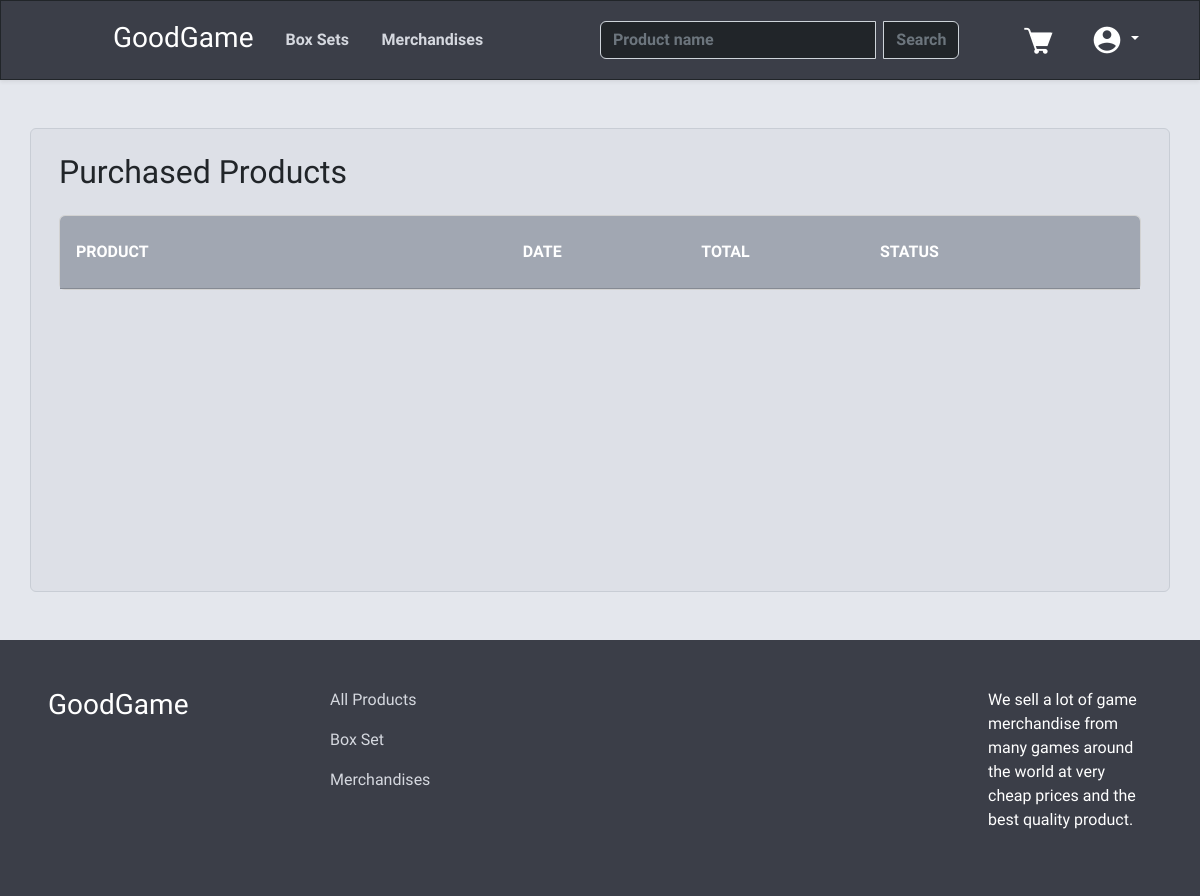
The page /orders.php (signed in) on the database as committed earlier.
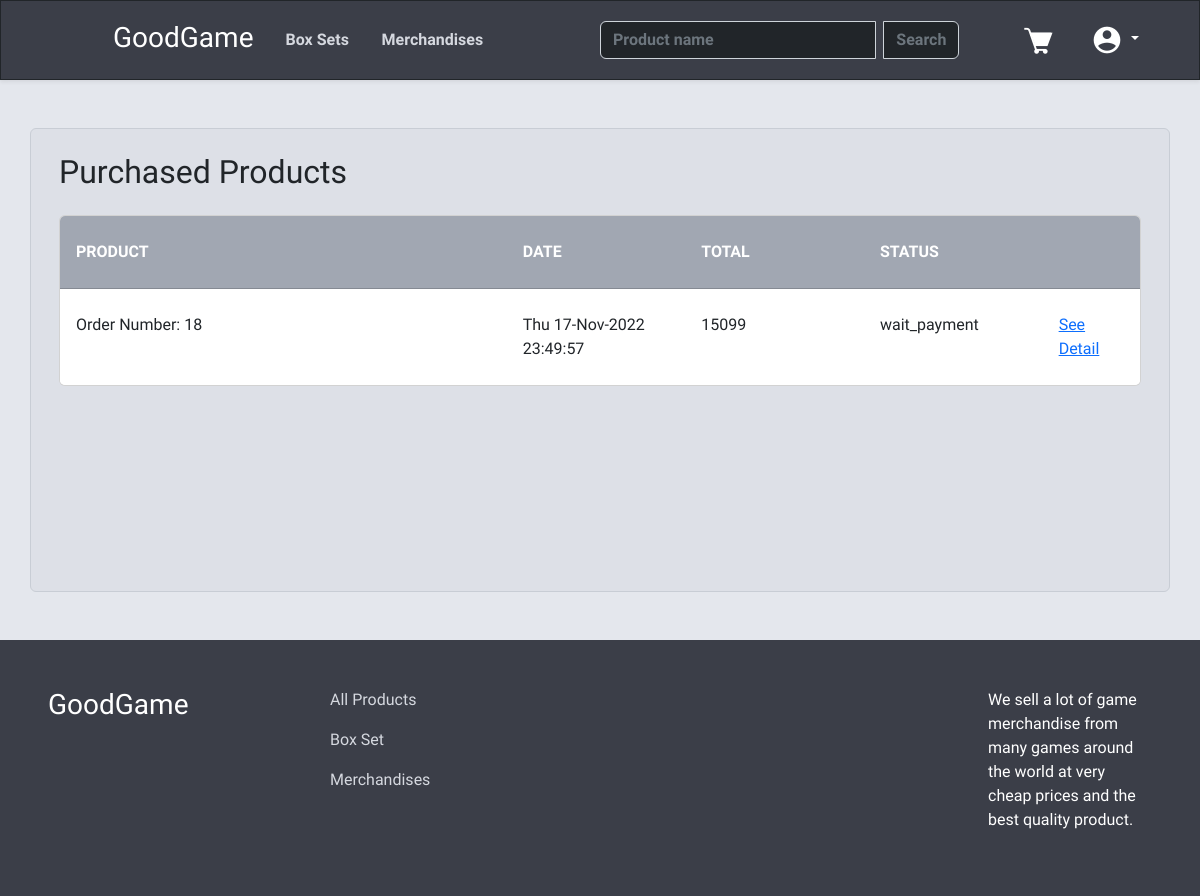
The same page on the database as committed later.
### tables this page shows
CREATE TABLE "Order" (
	"Order_ID"	INTEGER NOT NULL,
	"CustomerID"	INTEGER NOT NULL,
	"Order_Status"	TEXT,
	"Ord_name"	TEXT,
	"Ord_lname"	TEXT,
	"Ord_address"	TEXT,
	"Ord_city"	TEXT,
	"Ord_province"	TEXT,
	"Ord_post"	TEXT,
	"Ord_phone"	TEXT,
	"Ord_total"	INTEGER,
	"Ord_date"	TEXT,
	PRIMARY KEY("Order_ID" AUTOINCREMENT)
);

### orders.php (the view, shortened to what this page needs)
<?php
include "navbar.php";
$sql = "SELECT * FROM 'Order' WHERE CustomerID =" . $_SESSION["ID"] . "";
$result = $db->query($sql);
?>
<html lang="en">
<head>
    <link rel="stylesheet" href="stylesorders.css">
    <link rel="stylesheet" href="stylesnavfoot.css">
</head>
<body>
    <div class="container-fluid main-container">
        <div class="container mt-5 mb-5 purchases-contain rounded">
            <h2 class="mt-4 mb-4 ms-3">Purchased Products</h2>
            <div class="card ms-3 me-3 mb-4">
                <div class="card-header head-list">
                    <div class="row mt-3">
                        <div class="col-5">
                            <p class="fw-bold text-white">PRODUCT</p>
                        </div>
                        <div class="col-2">
                            <p class="fw-bold text-white">DATE</p>
                        </div>
                        <div class="col-2">
                            <p class="fw-bold text-white">TOTAL</p>
                        </div>
                        <div class="col-2">
                            <p class="fw-bold text-white">STATUS</p>
                        </div>
                    </div>
                </div>
                <ul class="list-group list-group-flush">
                    <?php
                    while ($order = $result->fetchArray(SQLITE3_ASSOC)) {
                        echo '<li class="list-group-item">
                            <div class="row mt-3">
                                <div class="col-5">
                                    <p class=""> Order Number: ' . $order['Order_ID'] . '</p>
                                </div>
                                <div class="col-2">
                                    <p class="">' . $order['Ord_date'] . '</p>
                                </div>
                                <div class="col-2">
                                    <p class="">' . $order['Ord_total'] . '</p>
                                </div>
                                <div class="col-2">
                                    <p class="">' . $order['Order_Status'] . '</p>
                                </div>
                                <div class="col-1">
                                    <a href="orderdetail.php?id=' . $order['Order_ID'] . '" class="button">See Detail</a>
                                </div>
                            </div>
                        </li>';
                    }
                    ?>
                </ul>
            </div>
        </div>
    </div>
    <footer class="main-navbar">
        <div class="container-fluid p-5">
            <div class="row">
                <div class="col-3">
                    <h3><a class="nav-link text-white" href="index.php">GoodGame</a></h3>
                </div>
                <div class="col-7">
                    <a class="nav-link web-text-color pb-3" href="filter.php?filter_type=None">All Products</a>
                    <a class="nav-link web-text-color pb-3" href="filter.php?filter_type=Box Set">Box Set</a>
                    <a class="nav-link web-text-color pb-3" href="filter.php?filter_type=Merchandise">Merchandises</a>
                </div>
                <div class="col-2">
                    <p class="text-white">We sell a lot of game merchandise from many games around the world at very cheap prices and the best quality product.</p>
                </div>
            </div>
        </div>
    </footer>
</body>
</html>

### navbar.php (shortened to what this page needs)
<html lang="en">
<head>
    <link href="stylesnavfoot.css" rel="stylesheet">
    <link href="https://cdn.jsdelivr.net/npm/bootstrap@5.2.2/dist/css/bootstrap.min.css" rel="stylesheet">
</head>
<body>
    <nav class="navbar sticky-top main-navbar shadow-sm border border-dark">
        <ul class="nav me-auto ms-5">
            <li class="nav-item ms-5 mt-1">
                <h3><a class="nav-link text-white" href="index.php">GoodGame</a></h3>
            </li>
            <li class="nav-item me-5">
                <a class='nav-link web-text-color fw-bold text-in-nav' href='filter.php?filter_type=Box Set'>Box Sets</a>
            </li>
            <li class="nav-item ms-5">
                <a class="nav-link web-text-color fw-bold text-in-nav" href="filter.php?filter_type=Merchandise">Merchandises</a>
            </li>
        </ul>
        <form class="d-flex text-in-nav search-nav" role="search" method="post" action="filter.php">
            <?php
            echo "<div class='input-group'>";
            echo "<input class='form-control me-2 text-white bg-dark fw-bold' type='text' placeholder='Product name' aria-label='Search' name='searchName' value='" . $_SESSION['searchName'] . "'>";
            echo "<input type='submit' name='submitName' class='btn btn-outline-secondary search-button-nav fw-bold' value='Search'>";
            echo "</div>";
            ?>
        </form>
        <?php
        if (!isset($_SESSION["email"])) {
            echo '<ul class="nav me-5">
                        <li class="nav-item">
                            <a class="nav-link web-text-color fw-bold" href="signup.php">Sign Up</a>
                        </li>
                        <li class="nav-item">
                            <a class="nav-link web-text-color fw-bold" href="login.php">Log In</a>
                        </li>
                    </ul>';
        } else {
            $sent = htmlspecialchars($_SERVER["PHP_SELF"]);
            echo '<a href="cart.php"><img src="image/webelement/cart.png" alt="" class="me-4"></a>';
            echo '<div class="dropdown me-5">
            <a class="btn btn-secondary dropdown-toggle user-dropdown" href="#" role="button" id="dropdownMenuLink" data-bs-toggle="dropdown" aria-expanded="false">
                <img src="image/webelement/user.png" alt="">
            </a>
            <ul class="dropdown-menu dropdown-menu-end user-dropdown-list shadow-sm">
                <li><a class="dropdown-item text-white user-dropdown-list-item mt-2" href="user.php">Account</a></li>
                <li><a class="dropdown-item text-white user-dropdown-list-item" href="orders.php">Purchases</a></li>
                <li><a class="dropdown-item text-white user-dropdown-list-item" href="wishlist.php">Wish List</a></li>
                <li>
                    <form action="' . $sent . '" method="post">
                        <input type="hidden" name="logout">
                        <a class="dropdown-item text-white user-dropdown-list-item" onclick="this.parentNode.submit();">Log Out</a>
                    </form>
                </li>
            </ul>
        </div>';
        }
        ?>
    </nav>
</body>
</html>

### stylesnavfoot.css (style rules this page uses)
.web-text-color { color: rgba(213, 216, 223) !important; }
.main-navbar { background-color: rgba(59, 62, 72); }
.text-in-nav { margin: 0; position: absolute; top: 50%; transform: translateY(-50%); }
.search-nav { margin-left: 50%; width: 30%; }
.user-dropdown { background-color: transparent !important; border: none !important; }
.search-button-nav { background-color: rgb(33, 37, 41) !important; border-color: rgb(206, 212, 218) !important; }

### stylesorders.css (style rules this page uses)
body { font-family: 'Chakra Petch', sans-serif !important; }
.main-container { background-color: rgb(228, 231, 237); display: flex; min-height: 70%; }
.purchases-contain { background-color: rgb(221, 224, 231); border-style: solid; border-color: rgb(200, 205, 213); border-width: thin; }
.head-list { background-color: rgb(161, 167, 178) !important; }

Rows that differ between the two databases and show on the page:
added order: Order_ID "18", Ord_date "Thu 17-Nov-2022 23:49:57", Ord_total "15099", Order_Status "wait_payment"
